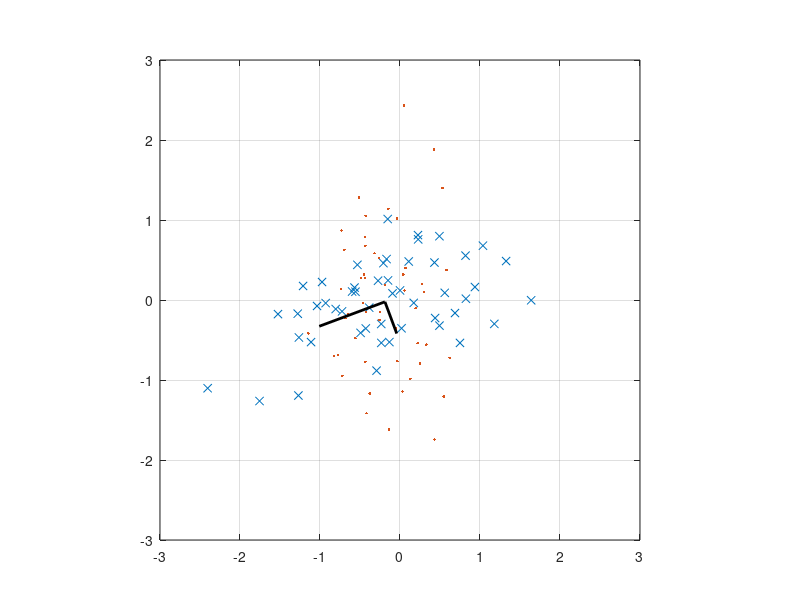
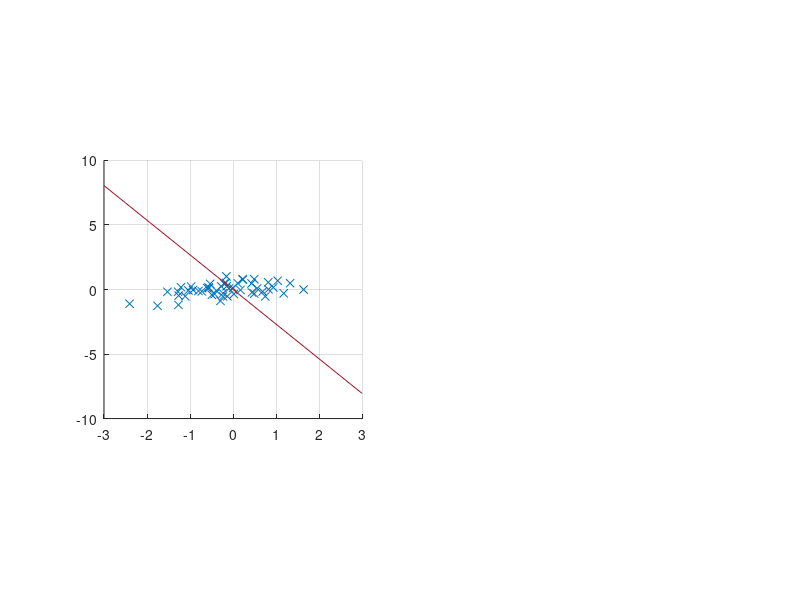

Here is the MATLAB script that generated these plots, in order: (Note: this script raises an error after producing the figures.)
% EECS2050 Linear Algebra
% Computer assignment for HW#4
% Principal value decomposition
% Due Aug 15, 2022
% Prof. Yi-Wen Liu


clear; close all
N = 50; % number of datapoints in 2D
rng(1);% random seed

% randomly create two correlated columns
A = randn(N,2);
B = [0.5 0.5; 0.6 -0.1];
X = A*B;

figure(1);
plot(X(:,1), X(:,2),'x');
grid on; pbaspect([1 1 1])

% Next, let us find a change of coordinates to diagonalize the covariance matrix.
mu = mean(X);
X_new = X - repmat(mu,N,1);

% >>>> TODO: Use diagonalization to get the pinciple axes.
% Q is the eigenvector"s"
% eg. Q(:,1) is the first eigenvector 
% D is diagonal matrix with eigenvalues

Sigma = 1/N* X_new' * X_new; % expected value of the covariance matrix
[Q,D] = eig(Sigma); % <----- This line is the key step for diagonalization.
prinAxes = Q*sqrt(D);

% <<< End of TODO

%%  Decorrelation by projecting onto principal components, and add the mean back.
Y = X_new*Q + repmat(mu,N,1);
figure(1); hold on;
plot(Y(:,1), Y(:,2),'.');

% Draw the principle axes
h1 = line(mu(1)+[0 prinAxes(1,1)],mu(2)+[0 prinAxes(2,1)],'color','k');
h2 = line(mu(1)+[0 prinAxes(1,2)],mu(2)+[0 prinAxes(2,2)],'color','k');
set(h1,'linewidth',2);
set(h2,'linewidth',2);

% set to aspect ratio to 1:1
set(gcf,'position',[400 300 500 500]); 
set(gca,'position',[0.1 0.1 0.8 0.8]);
set(gca,'xlim',[-3 3]);
set(gca,'ylim',[-3 3]);


%% Total Error with Principle components
% When we project the points on different axes, 
% we will get different errors.
% This part will show you the total errors 
% when we project the points on the two principle components.

m_axe1 = prinAxes(2,1) / prinAxes(1,1);
m_axe2 = prinAxes(2,2) / prinAxes(1,2);

figure(2);
% plot Errors with Axe1
subplot(121);
scatter(X(:,1), X(:,2),'x');
hold on; grid on; pbaspect([1 1 1]); 

line([-3 3],[-3*m_axe1 3*m_axe1],'color','#A2142F');
dis_sum = 0;
for kk = 1:N
    P = X(kk, 1:2);
    x0 = P(1); y0 = P(2);
    
    [dis, x1, y1] = get_error(x0, y0, m_axe1);
    scatter(x0,y0,"green");
    scatter(x1,y1,"green");
    dis_sum = dis_sum + dis;
    h1 = line([x0, x1], [y0, y1], "color", "#4DBEEE");
    set(h1,'linewidth',0.1);
%     pause;
end
title(["Total Error with PC_1", num2str(dis_sum)]);
xlim([-2, 2]);
ylim([-2, 2]);
pbaspect([1 1 1]);

% plot Errors with Axe2
subplot(122);
scatter(X(:,1), X(:,2),'x');
hold on; grid on; 

line([-3 3],[-3*m_axe2 3*m_axe2],'color','#A2142F');

% calculate the total errors
dis_sum = 0;
for kk = 1:N
    P = X(kk, 1:2);
    x0 = P(1); y0 = P(2);
    
    [dis, x1, y1] = get_error(x0, y0, m_axe2);
    scatter(x0,y0,"green");
    scatter(x1,y1,"green");
    dis_sum = dis_sum + dis;
    h1 = line([x0, x1], [y0, y1], "color", "#4DBEEE");
    set(h1,'linewidth',0.1);
%     pause;
end
title(["Total Error with PC_2", num2str(dis_sum)]);
xlim([-2, 2]);
ylim([-2, 2]);
pbaspect([1 1 1]);

%% Total Error with arbitary axes
% This part will show you how the total Error change 
% when we change the axes.
% NOTE: If you feel the process is too slow, 
%       you can reduce the size N or num_degrees.

num_degrees = 100; % how many graphs we calculate

thetas = linspace(0,2*pi, num_degrees);
figure(3);
for jj=1:length(thetas)
    hold off;
    scatter(X(:,1), X(:,2),'x');
    hold on; grid on;

    % Rotate the axes
    theta = thetas(jj);
    [a_x, a_y] = pol2cart(theta, 3);
    [b_x, b_y] = pol2cart(theta + pi, 3);
    m_k = a_y/ a_x;
    line([a_x, b_x], [a_y b_y],'color','#A2142F');
    
    % calculate the total errors
    dis_sum = 0;
    for kk = 1:N
        P = X(kk, 1:2);
        x0 = P(1); y0 = P(2);
        
        [dis, x1, y1] = get_error(x0, y0, m_k);
        scatter(x0,y0,"green");
        scatter(x1,y1,"green");
        dis_sum = dis_sum + dis;
        h1 = line([x0, x1], [y0, y1], "color", "#4DBEEE");
        set(h1,'linewidth',0.1);
    end
    title(["Total Error", num2str(dis_sum)]);
    
    xlim([-2, 2]);
    ylim([-2 2]);
%     pause;
    drawnow;
end


